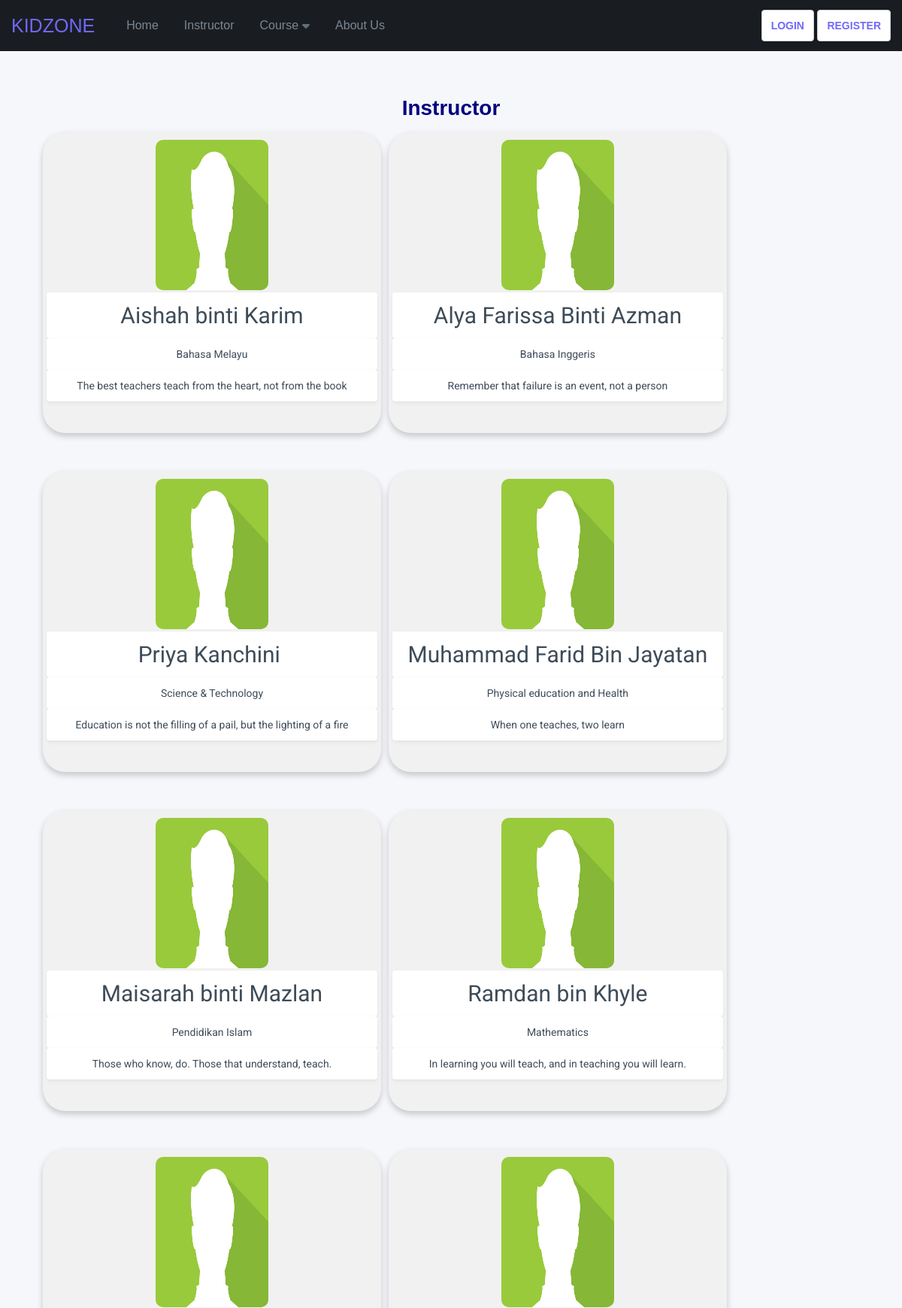
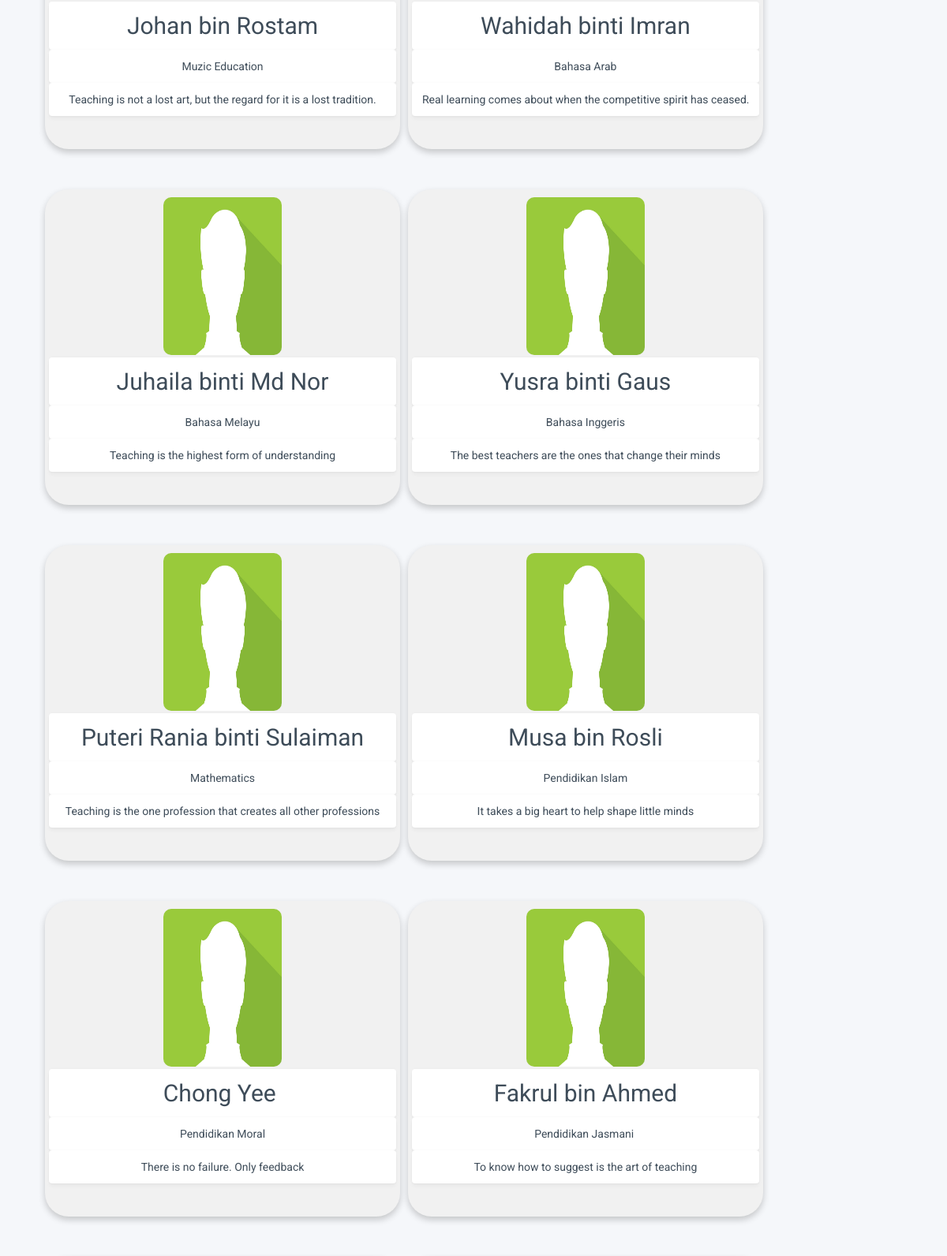
Page /instructor.php (upper part) on the committed database (2 pictures, top to bottom).
### tables this page shows
CREATE TABLE `content` (
  `content_id` int(11) NOT NULL,
  `content_img` varchar(80) NOT NULL,
  `content_subject_name` varchar(30) NOT NULL,
  `content_level` varchar(30) NOT NULL,
  `content_description` varchar(255) NOT NULL,
  `content_created` date NOT NULL,
  `content_updated` date DEFAULT NULL,
  `content_status` varchar(30) DEFAULT 'Not Completed',
  `instructor_id` int(11) NOT NULL
);

CREATE TABLE `instructor` (
  `instructor_id` int(11) NOT NULL,
  `instructor_name` varchar(80) NOT NULL,
  `instructor_email` varchar(80) NOT NULL,
  `instructor_password` varchar(80) NOT NULL,
  `instructor_ic` varchar(30) NOT NULL,
  `instructor_phone_number` varchar(30) NOT NULL,
  `instructor_quotes` varchar(255) DEFAULT NULL,
  `instructor_qualification` varchar(80) NOT NULL DEFAULT 'Degree',
  `instructor_pic_path` varchar(80) DEFAULT 'default.png',
  `instructor_path_file` varchar(80) NOT NULL
);

### instructor.php (the view, shortened to what this page needs)
<?php
require 'resources/php/conn.php';
$sql = "SELECT * FROM instructor INNER JOIN content ON instructor.instructor_id = content.instructor_id;";
$result = $conn->query($sql);
?>
<!DOCTYPE html>
<html lang="en">
<head>
  <link rel="stylesheet" href="css/global.css" />
  <link rel="stylesheet" href="css/components/card.css" />
  <link rel="stylesheet" href="css/components/stats.css" />
  <link rel="stylesheet" href="css/components/badge.css" />
  <link rel="stylesheet" href="css/components/input.css" />
  <link rel="stylesheet" href="css/components/header.css" />
  <link rel="stylesheet" href="css/components/button.css" />
  <link rel="stylesheet" href="css/components/heading.css" />
  <link rel="stylesheet" href="css/components/table.css" />
  <link rel="stylesheet" href="css/components/switch.css" />
  <link rel="stylesheet" href="css/components/hamburgers.css" />
  <link rel="stylesheet" href="css/components/form.css" />
  <link rel="stylesheet" href="css/layouts/instructor.css" />
  <link rel="stylesheet" href="https://cdnjs.cloudflare.com/ajax/libs/font-awesome/4.7.0/css/font-awesome.min.css">
</head>
<body>
  <div class="header">
  <?php include('header.php'); ?>
  <center>
    <h1 style="color: #000080; font-family:helvetica; margin-top: 5%">Instructor</h1>
  </center>
  <br>
  <div style="margin: auto; width: 91%;">
    <?php
    if ($result->num_rows > 0) {
      while ($row = $result->fetch_assoc()) {
        $instructorname =  $row['instructor_name'];
        $subjectname =  $row['content_subject_name'];
        $instructorquote = $row['instructor_quotes'];
    ?>
        <div class="row" style="display: inline-block;">
          <div class="column">
            <div style="width: 450px; padding: 10px 5px; border-radius: 30px;" class="card">
              <tr>
                <td>
                  <center><img src="img/cikgu/<?php echo $row['instructor_pic_path']; ?>" style="width: 150px; height: 200px; border-radius: 10px;"></center>
                </td>
              </tr>
              <tr>
                <td><input type="text" style="border: none; text-align: center; font-size: 30px; width: 100%;" name="carname" value="<?php echo $instructorname; ?>" disabled></td>
              </tr>
              <tr>
                <td><input type="text" style="border: none; text-align: center; width: 100%;" name="plateno" value="<?php echo $subjectname; ?>" disabled></td>
              </tr>
              <tr>
                <td><input type="text" style="border: none; text-align: center; width: 100%;" name="cpcty" value="<?php echo $instructorquote; ?>" disabled></td>
              </tr>
              <br><br>
            </div>
            <br><br>
          </div>
        </div>
    <?php
      }
    }
    ?>
  </div>
</body>
</html>

### css/global.css (style rules this page uses)
:root { --color-red: #ec5858; --color-base: #f5f7fa; --color-white: #fff; --color-green: #00af91; --color-table: #eff1f5; --color-header: #191d21; --color-grey-900: #1f2933; --color-grey-800: #1f2933; --color-grey-700: #323f4b; --color-grey-600: #3e4c59; --color-grey-500: #52606d; --color-grey-400: #616e7c; --color-grey-300: #7b8794; --color-grey-200: #9aa5b1; --color-grey-100: #cbd2d9; --device-sm: 640px; --device-md: 768px; --device-lg: 1024px; --device-xl: 1280px; --device-2xl: 1440px; --color-link: #7069fa; --color-link-hover: #8c86ff; --color-border-button: #9aa5b1; --color-border: #e8e9eb; --color-font: #3e4c59; --color-font-light: #616e7c; --color-font-lighter: #9aa5b1; --color-outline: #a0c2ff; --size-10: 10px; --size-12: 12px; --size-14: 14px; --size-16: 16px; --size-18: 18px; --size-20: 20px; --size-22: 22px; --size-24: 24px; --size-28: 28px; --size-32: 32px; --size-48: 48px; --size-64: 64px; --rounded: 4px; --rounded-sm: 2px; --rounded-md: 5px; --rounded-lg: 8px; --rounded-circular: 50%; --wh-1-2: 50%; --wh-1-3: 33.333333%; --wh-2-3: 66.666667%; --wh-1-4: 25%; --wh-2-4: 50%; --wh-3-4: 75%; --wh-1-5: 20%; --wh-2-5: 40%; --wh-3-5: 60%; --wh-4-5: 80%; --wh-1-6: 16.666667%; --wh-2-6: 33.333333%; --wh-3-6: 50%; --wh-4-6: 66.666667%; --wh-5-6: 83.333333%; --wh-1-12: 8.333333%; --wh-2-12: 16.666667%; --wh-3-12: 25%; --wh-4-12: 33.333333%; --wh-5-12: 41.666667%; --wh-6-12: 50%; --wh-7-12: 58.333333%; --wh-8-12: 66.666667%; --wh-9-12: 75%; --wh-10-12: 83.333333%; --wh-11-12: 91.666667%; --shadow-sm: 0 -1px 3px rgba(0, 0, 0, 0.02), 0 1px 2px rgba(0, 0, 0, 0.03), 0 4px 4px rgba(0, 0, 0, 0.03); --shadow-lg: 0 -1px 3px rgba(0, 0, 0, 0.02), 0 1px 2px rgba(0, 0, 0, 0.05), 0 3px 4px rgba(0, 0, 0, 0.05), 0 5px 8px rgba(0, 0, 0, 0.05); --shadow-xl: 0 -1px 3px rgba(0, 0, 0, 0.02), 0 1px 2px rgba(0, 0, 0, 0.05), 0 3px 4px rgba(0, 0, 0, 0.05), 0 5px 8px rgba(0, 0, 0, 0.05), 0 16px 16px rgba(0, 0, 0, 0.05); --padding-x-sm: 15px; --padding-x-lg: 100px; --padding-x-xl: 18%; --padding-overlap: 50px; --padding-std-compact: 15px; --padding-std-padded: 20px; --font-default: "Roboto", sans-serif; }
html, body { color: var(--color-font); margin: 0; padding: 0; min-height: 100%; font-size: var(--size-14); font-family: var(--font-default); background-color: var(--color-base); }

### css/components/card.css (style rules this page uses)
.card { margin: 10px 0; overflow: hidden; box-shadow: var(--shadow-lg); border-radius: var(--rounded); background-color: var(--color-white); }
.card:only-child, .card:last-of-type { margin: 0px; }
@media (min-width: 640px) { .card { border-radius: var(--rounded-lg); } }

### css/components/input.css (style rules this page uses)
select, textarea, input[type="tel"], input[type="url"], input[type="text"], input[type="email"], input[type="number"], input[type="password"] { width: 100%; color: var(--color-font); border: 1px solid var(--color-border); padding: 13px; display: block; font-size: var(--size-14); font-family: var(--font-default); background-color: var(--color-white); outline-color: var(--color-outline); outline-offset: 0ch; -webkit-appearance: none; -moz-appearance: none; appearance: none; -webkit-border-radius: var(--rounded); -moz-border-radius: var(--rounded); border-radius: var(--rounded); -webkit-box-shadow: var(--shadow-sm); -moz-box-shadow: var(--shadow-sm); box-shadow: var(--shadow-sm); }
select::placeholder, textarea::placeholder, input[type="tel"]::placeholder, input[type="url"]::placeholder, input[type="text"]::placeholder, input[type="email"]::placeholder, input[type="number"]::placeholder, input[type="password"]::placeholder { color: var(--color-font-lighter); }

### css/components/header.css (style rules this page uses)
.header { width: 100%; padding: 15px var(--padding-x-sm) 10px; z-index: 9; position: relative; font-size: var(--size-14); background-color: var(--color-header); }
@media (min-width: 640px) { .header { font-size: var(--size-16); padding-top: 10px; } }

### css/layouts/instructor.css (style rules this page uses)
* { box-sizing: border-box; }
body { font-family: Arial, Helvetica, sans-serif; }
.column { float: left; width: auto; padding: 0 10px; }
.row { margin: 0 -5px; }
.row:after { content: ""; display: table; clear: both; }
.card { box-shadow: 0 4px 8px 0 rgba(0, 0, 0, 0.2); padding: 16px; text-align: center; background-color: #f1f1f1; }

### instructor.php (style rules this page uses)
html { box-sizing: border-box; }
*, *:before, *:after { box-sizing: inherit; }
.column { float: left; width: 33.3%; margin-bottom: 16px; padding: 0 8px; }
.card { box-shadow: 0 4px 8px 0 rgba(0, 0, 0, 0.2); }

### rows in the picture
content: instructor.instructor_pic_path (placeholder picture), carname "Aishah binti Karim", plateno "Bahasa Melayu", cpcty "The best teachers teach from the heart, not from the book"
content: instructor.instructor_pic_path (placeholder picture), carname "Alya Farissa Binti Azman", plateno "Bahasa Inggeris", cpcty "Remember that failure is an event, not a person"
content: instructor.instructor_pic_path (placeholder picture), carname "Priya Kanchini", plateno "Science & Technology", cpcty "Education is not the filling of a pail, but the lighting of a fire"
content: instructor.instructor_pic_path (placeholder picture), carname "Muhammad Farid Bin Jayatan", plateno "Physical education and Health", cpcty "When one teaches, two learn"
content: instructor.instructor_pic_path (placeholder picture), carname "Maisarah binti Mazlan", plateno "Pendidikan Islam", cpcty "Those who know, do. Those that understand, teach."
content: instructor.instructor_pic_path (placeholder picture), carname "Ramdan bin Khyle", plateno "Mathematics", cpcty "In learning you will teach, and in teaching you will learn."
content: instructor.instructor_pic_path (placeholder picture), carname "Johan bin Rostam", plateno "Muzic Education", cpcty "Teaching is not a lost art, but the regard for it is a lost tradition."
content: instructor.instructor_pic_path (placeholder picture), carname "Wahidah binti Imran", plateno "Bahasa Arab", cpcty "Real learning comes about when the competitive spirit has ceased."
content: instructor.instructor_pic_path (placeholder picture), carname "Juhaila binti Md Nor", plateno "Bahasa Melayu", cpcty "Teaching is the highest form of understanding"
content: instructor.instructor_pic_path (placeholder picture), carname "Yusra binti Gaus", plateno "Bahasa Inggeris", cpcty "The best teachers are the ones that change their minds"
content: instructor.instructor_pic_path (placeholder picture), carname "Puteri Rania binti Sulaiman", plateno "Mathematics", cpcty "Teaching is the one profession that creates all other professions"
content: instructor.instructor_pic_path (placeholder picture), carname "Musa bin Rosli", plateno "Pendidikan Islam", cpcty "It takes a big heart to help shape little minds"
content: instructor.instructor_pic_path (placeholder picture), carname "Chong Yee", plateno "Pendidikan Moral", cpcty "There is no failure. Only feedback"
content: instructor.instructor_pic_path (placeholder picture), carname "Fakrul bin Ahmed", plateno "Pendidikan Jasmani", cpcty "To know how to suggest is the art of teaching"
